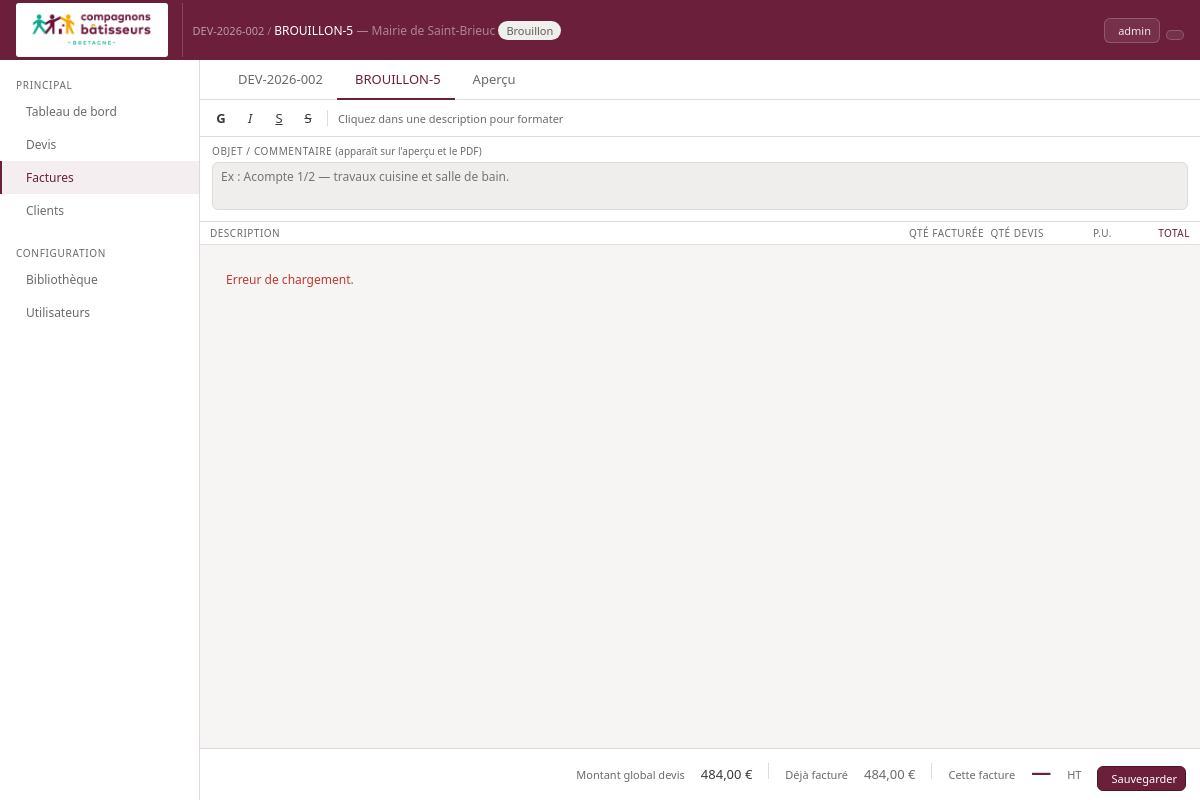
The app's page /factures/5/ (signed in) with its own data.
### core/models.py (models this page shows, shortened)
class ParametresAssociation(models.Model):
    nom = models.CharField(max_length=200, default='Compagnons Bâtisseurs Bretagne')
    siret = models.CharField(max_length=50, blank=True)
    ape = models.CharField(max_length=20, blank=True)
    forme_juridique = models.CharField(
        max_length=100, blank=True, default='Association loi 1901'
    )
    adresse = models.TextField(blank=True)
    email = models.EmailField(blank=True)
    telephone = models.CharField(max_length=50, blank=True)
    site_web = models.URLField(blank=True)
    logo = models.ImageField(
        upload_to='logo/', null=True, blank=True
    )
    couleur_principale = models.CharField(
        max_length=7, default='#6B1F3A',
        help_text="Code hexadécimal ex: #6B1F3A"
    )
    couleur_secondaire = models.CharField(
        max_length=7, default='#2BBFA4',
        help_text="Code hexadécimal ex: #2BBFA4"
    )
    couleur_accent = models.CharField(
        max_length=7, default='#E8A020',
        help_text="Code hexadécimal ex: #E8A020"
    )
    slogan = models.CharField(
        max_length=200, blank=True,
        default='La solidarité, un chantier à partager'
    )
    class Meta:
        verbose_name = 'Paramètres association'
    @classmethod
    def get(cls):
        obj, _ = cls.objects.get_or_create(pk=1)
        return obj

class Devis(models.Model):
    STATUS_CHOICES = [
        ('draft',    'Brouillon'),
        ('sent',     'Envoyé'),
        ('accepted', 'Accepté'),
        ('refused',  'Refusé'),
        ('expired',  'Expiré'),
    ]
    reference = models.CharField(max_length=50, unique=True)
    client = models.ForeignKey(
        Client, on_delete=models.PROTECT, related_name='devis'
    )
    equipe = models.ForeignKey(
        Equipe, on_delete=models.SET_NULL,
        null=True, blank=True, related_name='devis'
    )
    chantier = models.CharField(max_length=300)
    chantier_adresse1 = models.CharField(max_length=200, blank=True)
    chantier_adresse2 = models.CharField(max_length=200, blank=True)
    chantier_cp = models.CharField(max_length=10, blank=True)
    chantier_ville = models.CharField(max_length=100, blank=True)
    status = models.CharField(
        max_length=20, choices=STATUS_CHOICES, default='draft'
    )
    date_creation = models.DateField(auto_now_add=True)
    date_validite = models.DateField(null=True, blank=True)
    taux_mo = models.DecimalField(
        max_digits=6, decimal_places=2, default=46.00
    )
    notes = models.TextField(blank=True)
    conditions_devis = models.TextField(
        blank=True,
        help_text="Conditions de vente pour ce devis (copié depuis les préférences à la création)"
    )
    fin_group_title = models.CharField(
        max_length=100, default='Financements',
        help_text="Titre du groupe de financements"
    )
    created_by = models.ForeignKey(
        User, on_delete=models.SET_NULL,
        null=True, related_name='devis_crees'
    )
    created_at = models.DateTimeField(auto_now_add=True)
    updated_at = models.DateTimeField(auto_now=True)
    class Meta:
        ordering = ['-created_at']
        verbose_name = 'Devis'
        verbose_name_plural = 'Devis'
    def total_brut(self):
        return sum(
            l.total() for l in self.lignes.filter(parent=None)
            if l.type_ligne != 'FIN'
        )
    def total_facture(self):
        return sum(
            f.montant for f in self.factures.exclude(status='cancelled')
            if f.type_doc in ('facture', 'acompte')
        ) - sum(
            f.montant for f in self.factures.exclude(status='cancelled')
            if f.type_doc == 'avoir'
        )

class Facture(models.Model):
    TYPE_DOC_CHOICES = [
        ('facture', 'Facture'),
        ('acompte', "Facture d'acompte"),
        ('appel', "Facture d'appel convention"),
        ('avoir',   'Avoir'),
    ]
    STATUS_CHOICES = [
        ('draft',     'Brouillon'),
        ('validated', 'Validée'),
        ('sent',      'Envoyée'),
        ('paid',      'Payée'),
        ('cancelled', 'Annulée'),
    ]
    numero = models.CharField(
        max_length=50, unique=True, null=True, blank=True,
        help_text="Assigné automatiquement à la validation"
    )
    type_doc = models.CharField(
        max_length=10, choices=TYPE_DOC_CHOICES, default='facture'
    )
    devis = models.ForeignKey(
        Devis, on_delete=models.PROTECT, related_name='factures'
    )
    destinataire = models.CharField(max_length=200)
    montant = models.DecimalField(
        max_digits=10, decimal_places=2, default=0
    )
    status = models.CharField(
        max_length=20, choices=STATUS_CHOICES, default='draft'
    )
    date_creation = models.DateField(auto_now_add=True)
    date_echeance = models.DateField(null=True, blank=True)
    date_versement = models.DateField(
    null=True, blank=True,
    help_text="Date de versement de l'acompte (renseignée sur la facture normale)"
    )
    notes = models.TextField(blank=True)
    libelle = models.CharField(
        max_length=200, blank=True,
        help_text="Court libellé affiché dans le récapitulatif des factures précédentes"
    )
    conditions_facture = models.TextField(
        blank=True,
        help_text="Conditions de vente pour cette facture"
    )
    created_by = models.ForeignKey(
        User, on_delete=models.SET_NULL,
        null=True, related_name='factures_creees'
    )
    validated_by = models.ForeignKey(
        User, on_delete=models.SET_NULL,
        null=True, blank=True, related_name='factures_validees'
    )
    validated_at = models.DateTimeField(null=True, blank=True)
    bypass_validation = models.BooleanField(default=False)
    created_at = models.DateTimeField(auto_now_add=True)
    class Meta:
        ordering = ['-created_at']
        verbose_name = 'Facture'
    def get_reference(self):
        return self.numero or f"BROUILLON-{self.pk}"

class Client(models.Model):
    nom = models.CharField(max_length=200)
    contact = models.CharField(max_length=200, blank=True)
    email = models.EmailField(blank=True)
    telephone = models.CharField(max_length=50, blank=True)
    adresse = models.TextField(blank=True)
    created_at = models.DateTimeField(auto_now_add=True)
    class Meta:
        ordering = ['nom']
        verbose_name = 'Client'
    def __str__(self):
        return self.nom

### core/views.py (the view)
# urls.py: path('factures/<int:pk>/',           views.facture_detail,       name='facture-detail'),
@login_required
def facture_detail(request, pk):
    facture = get_object_or_404(Facture, pk=pk)
    devis = facture.devis
    profil = get_profil(request.user)
    if not peut_modifier_devis(request.user, devis):
        messages.error(request, "Vous n'avez pas accès à cette facture.")
        return redirect('core:devis-list')
    STATUTS_VALIDES = ('validated', 'sent', 'paid')
    factures_prec = devis.factures.filter(
        status__in=STATUTS_VALIDES,
        type_doc='facture',
    ).exclude(pk=facture.pk).order_by('created_at')
    total_devis = float(devis.total_brut())
    total_deja = float(devis.total_facture())  # méthode existante sur Devis
    return render(request, 'core/facture_detail.html', {
        'facture': facture,
        'devis': devis,
        'profil': profil,
        'factures_prec': factures_prec,
        'total_devis': total_devis,
        'total_deja': total_deja,
        'modifiable': facture.status == 'draft',
    })

### core/context_processors.py (called while the page is built)
def params_association(request):
    return {'params': ParametresAssociation.get()}

### core/models.py (called while the page is built)
    def total(self):
        enfants = self.enfants.all()
        if self.type_ligne == 'TITRE':
            return sum(e.total() for e in enfants)
        if enfants.exists():
            return self.quantite * sum(e.total() for e in enfants)
        if self.cout_unitaire is not None:
            return self.quantite * self.cout_unitaire
        return Decimal('0')

### core/permissions.py (called while the page is built, shortened)
def _get_profil(user):
    try:
        return user.profil
    except Exception:
        return None

def peut_modifier_devis(user, devis):
    if not user.is_authenticated:
        return False
    profil = _get_profil(user)
    if not profil:
        return False
    if profil.role == 'admin':
        return True

### core/views.py (called while the page is built)
def get_profil(user):
    profil, _ = ProfilUtilisateur.objects.get_or_create(user=user)
    return profil

### core/templates/core/facture_detail.html (shortened to what this page needs)
{% extends 'core/base.html' %}
{% block nav_factures %}active{% endblock %}
{% block topbar_title %}
  <span style="color:rgba(255,255,255,.4);font-size:11px">
    <a href="{% url 'core:devis-detail' devis.pk %}" style="color:rgba(255,255,255,.55);text-decoration:none">{{ devis.reference }}</a>
    /
  </span>
  <span style="color:#fff;font-weight:500">{{ facture.get_reference }}</span>
  <span style="color:rgba(255,255,255,.45)">— {{ devis.client }}</span>
  <span class="badge b-{{ facture.status }}" style="font-size:11px">{{ facture.get_status_display }}</span>
{% endblock %}
{% block content %}
<div class="tabs">
  <a href="{% url 'core:devis-detail' devis.pk %}" class="tab">
    {{ devis.reference }}
  </a>
  <span class="tab on">
    {{ facture.get_reference }}
  </span>
  <a href="{% url 'core:facture-apercu' facture.pk %}" target="_blank" class="tab">
    Aperçu
  </a>
</div>
<div class="fmt-bar">
  <button class="fmt-btn" title="Gras (Ctrl+B)" onmousedown="fmtCmd(event,'bold')"><b>G</b></button>
  <button class="fmt-btn" title="Italique (Ctrl+I)" onmousedown="fmtCmd(event,'italic')"><i>I</i></button>
  <button class="fmt-btn" title="Souligné (Ctrl+U)" onmousedown="fmtCmd(event,'underline')"><u>S</u></button>
  <button class="fmt-btn" title="Barré" onmousedown="fmtCmd(event,'strikethrough')"><s>S</s></button>
  <span style="font-size:11px;color:var(--gray-md);margin-left:4px" id="fmt-hint">
    Cliquez dans une description pour formater
  </span>
</div>
<div class="notes-bar">
  <div class="notes-lbl">Objet / commentaire <span>(apparaît sur l'aperçu et le PDF)</span></div>
  <textarea class="notes-input" id="facture-notes" rows="2"
    placeholder="Ex : Acompte 1/2 — travaux cuisine et salle de bain."
  >{{ facture.notes }}</textarea>
</div>
<div class="col-hd">
  <div style="flex:1">Description</div>
  <div style="width:80px;text-align:right">Qté facturée</div>
  <div style="width:56px;text-align:right">Qté devis</div>
  <div style="width:64px;text-align:right">P.U.</div>
  <div style="width:74px;text-align:right;color:var(--prune)">Total</div>
</div>
<div class="editor-shell">
  <div class="editor-body" id="editor-body">
  </div>
</div>
<div class="editor-foot">
  <div style="margin-left:auto;display:flex;align-items:baseline;gap:16px;flex-wrap:wrap">
    <span class="ft-lbl">Montant global devis</span>
    <span class="ft-val" id="ft-devis">{{ total_devis|floatformat:2 }} €</span>
    <span class="ft-lbl">Déjà facturé</span>
    <span class="ft-val" style="color:var(--gray-md)" id="ft-deja">{{ total_deja|floatformat:2 }} €</span>
    <span class="ft-lbl">Cette facture</span>
    <span class="ft-grand" id="ft-total">—</span>
    <span class="ft-lbl">HT</span>
  </div>
  {% if modifiable %}
  <button onclick="saveFacture()" class="btn btn-prune btn-sm" id="btn-save">
     Sauvegarder
  </button>
  {% endif %}
</div>
{% endblock %}

### core/templates/core/base.html (shortened to what this page needs)
<!DOCTYPE html>
<html lang="fr">
<head>
<link rel="stylesheet" href="https://cdn.jsdelivr.net/npm/@tabler/icons-webfont@3.19.0/dist/tabler-icons.min.css"/>
</head>
<body>
<div class="topbar">
  <a href="{% url 'core:dashboard' %}" class="logo-area">
    {% if params.logo %}
      <img src="{{ params.logo.url }}" alt="{{ params.nom }}" style="height:54px;width:auto;background:#fff;border-radius:3px;padding:2px 5px">
    {% endif %}
  </a>
  <div class="topbar-title">{% block topbar_title %}{% endblock %}</div>
  {% if request.user.is_authenticated %}
  <div class="topbar-actions">
    <a href="{% url 'core:profil' %}" class="btn btn-ghost btn-sm">
      {{ request.user.get_full_name|default:request.user.username }}
    </a>
    <form method="post" action="{% url 'core:logout' %}" style="display:inline">
      <button type="submit" class="btn btn-ghost btn-sm" title="Se déconnecter">
      </button>
    </form>
  </div>
  {% endif %}
</div>
<div class="body-wrap">
  <div class="sidebar">
    <div class="nav-sect">Principal</div>
    <a href="{% url 'core:dashboard' %}" class="nav-item {% block nav_dashboard %}{% endblock %}">Tableau de bord</a>
    <a href="{% url 'core:devis-list' %}" class="nav-item {% block nav_devis %}{% endblock %}">Devis</a>
    <a href="{% url 'core:factures-list' %}" class="nav-item {% block nav_factures %}{% endblock %}">Factures</a>
    <a href="{% url 'core:clients' %}" class="nav-item {% block nav_clients %}{% endblock %}">Clients</a>
    <div class="nav-sect">Configuration</div>
    <a href="{% url 'core:biblio' %}" class="nav-item {% block nav_biblio %}{% endblock %}">Bibliothèque</a>
    {% if request.user.is_authenticated %}
      {% with role=request.user.profil.role %}
        {% if role == 'admin' or role == 'responsable' %}
        <a href="{% url 'core:utilisateurs-list' %}" class="nav-item {% block nav_users %}{% endblock %}">
          Utilisateurs
        </a>
        {% endif %}
      {% endwith %}
    {% endif %}
  </div>
  <div class="main">
    {% block content %}{% endblock %}
  </div>
</div>
</body>
</html>

### core/templates/core/base.html (style rules this page uses)
:root { --prune:#6B1F3A;--prune-dk:#4E1529;--prune-lt:#F5EEF1;--prune-bd:#D4A3B5; --teal:#2BBFA4;--teal-dk:#1E9081;--teal-lt:#E8F8F5;--teal-bd:#9DE0D5; --amber:#E8A020;--amber-lt:#FDF3E1; --red:#C0392B;--red-lt:#FDECEB; --gray:#3A3A3A;--gray-md:#6B6B6B;--gray-lt:#F0EEEC;--gray-bd:#DDDCDA; --white:#fff;--bg:#F7F5F4; --f:'Segoe UI',system-ui,sans-serif;--fm:'Courier New',monospace; --r:6px; }
* { box-sizing:border-box;margin:0;padding:0 }
body { font-family:var(--f);font-size:13px;color:var(--gray);background:var(--bg);height:100vh;overflow:hidden;display:flex;flex-direction:column }
input,button,select,textarea { font-family:var(--f) }
button { cursor:pointer }
a { color:inherit;text-decoration:none }
.topbar { background:var(--prune);height:60px;display:flex;align-items:center;padding:0 1rem;gap:10px;flex-shrink:0;z-index:100 }
.logo-area { display:flex;align-items:center;gap:9px;padding-right:14px;border-right:1px solid rgba(255,255,255,.18);text-decoration:none }
.topbar-title { flex:1;font-size:12px;color:rgba(255,255,255,.55) }
.topbar-actions { display:flex;gap:6px;align-items:center }
.body-wrap { display:flex;flex:1;overflow:hidden }
.sidebar { width:200px;background:var(--white);border-right:1px solid var(--gray-bd);display:flex;flex-direction:column;flex-shrink:0;overflow-y:auto }
.main { flex:1;overflow:hidden;display:flex;flex-direction:column }
.nav-sect { font-size:10px;text-transform:uppercase;letter-spacing:.07em;color:var(--gray-md);padding:.9rem 1rem 3px;margin-top:4px }
.nav-item { display:flex;align-items:center;gap:8px;padding:8px 1rem;font-size:12px;color:var(--gray-md);border-left:2px solid transparent;text-decoration:none }
.nav-item.active { color:var(--prune);background:var(--prune-lt);border-left-color:var(--prune);font-weight:500 }
.btn { display:inline-flex;align-items:center;gap:5px;padding:5px 11px;font-size:12px;border-radius:var(--r);border:1px solid var(--gray-bd);background:transparent;color:var(--gray);cursor:pointer;text-decoration:none }
.btn-sm { padding:4px 8px;font-size:11px }
.btn-prune { background:var(--prune);color:#fff;border-color:var(--prune-dk) }
.btn-ghost { border-color:rgba(255,255,255,.2);background:rgba(255,255,255,.08);color:rgba(255,255,255,.88) }
.badge { display:inline-flex;align-items:center;gap:4px;padding:2px 8px;border-radius:99px;font-size:11px;font-weight:500 }
.b-draft { background:#EFEFED;color:#5F5E5A }

### records on screen
ParametresAssociation: logo (picture)
Devis: reference "DEV-2026-002", client "Mairie de Saint-Brieuc"
Facture: get_reference "BROUILLON-5", status "Brouillon"

### other values on screen
{{ request.user.get_full_name|default:request.user.username }} "admin"
{{ total_devis|floatformat:2 }} "484,00"
{{ total_deja|floatformat:2 }} "484,00"
